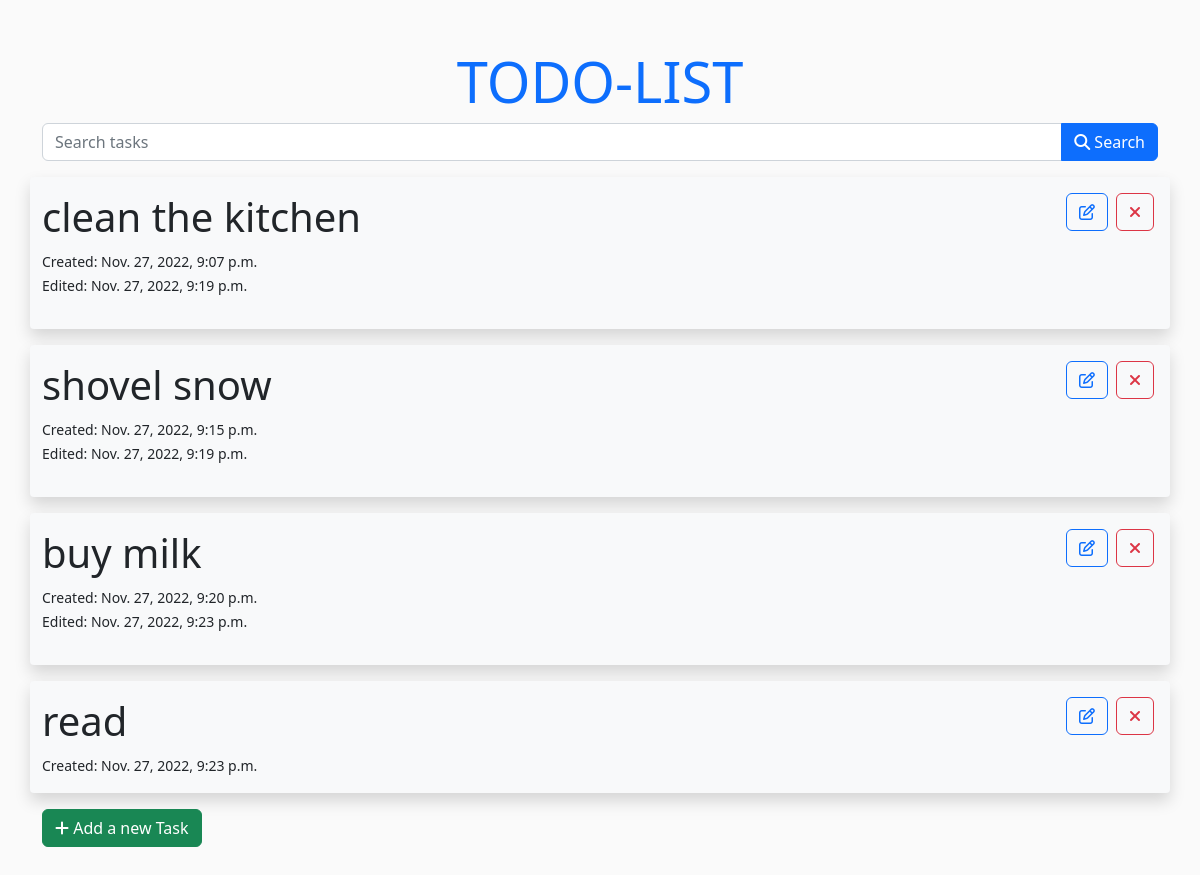
The page / on the database its author committed.
### Todo/models.py (models this page shows)
class Todo(models.Model):
    task = models.CharField(max_length=200)
    created_at = models.DateTimeField(auto_now_add=True, blank=True)
    updated_at = models.DateTimeField(default=timezone.localtime)

### Todo/views.py (the view)
# urls.py: path('', views.showtasks, name="index"),
def showtasks(request):
    if request.method == 'GET':
        search = request.GET.get('search') or ''
        tasks = Todo.objects.filter(task__contains=search)
        context = {'tasks': tasks}
        return render(request, 'index.html', context)
    tasks = Todo.objects.all()
    context = {'tasks': tasks}
    return render(request, 'index.html', context)

### templates/index.html
{% extends "base.html" %}
{% block body %}
    <h4 class="text-center display-4"><a href="{% url 'index' %}">TODO-LIST</a></h4>
    <form action="{% url 'index' %}" method="get">
        <div class="input-group">
                <input type="text" class="form-control" placeholder="Search tasks" aria-label="Recipient's username"
                       aria-describedby="button-addon2" name="search">
                <button class="btn btn-primary" type="submit"><i class="fas fa-search"></i> Search</button>
        </div>
    </form>
    {% for task in tasks %}
        <div class="row bg-light rounded-1 shadow py-3 my-3">
            <div class="col-md-10">
                <h1>{{ task.task }}</h1>
                <small>Created: {{ task.created_at }}</small>
                {% if task.updated_at > task.created_at %}
                 <p><small>Edited: {{ task.updated_at }}</small></p>
                {% endif %}
            </div>
            <div class="col d-flex justify-content-sm-end">
                <a class="mx-1" href="{% url 'update' task.id %}">
                    <button class="btn btn-outline-primary"><i class="fa-regular fa-pen-to-square"></i></button>
                </a>
                <a class="mx-1" href="{% url 'delete' task.id %}">
                    <button class="btn btn-outline-danger"><i class="fa-solid fa-xmark"></i></button>
                </a>
            </div>
        </div>
    {% empty %}
        <h3>No items found with your search term, or there is no todo added yet.</h3>
    {% endfor %}
    <a class="d-flex" href="{% url 'add' %}">
        <button class="btn btn-success"><i class="fa-solid fa-plus"></i> Add a new Task</button>
    </a>
{% endblock %}

### templates/base.html (shortened to what this page needs)
{% load static %}
<!DOCTYPE html>
<html lang="en">
<head>
    <link href="https://cdn.jsdelivr.net/npm/bootstrap@5.2.1/dist/css/bootstrap.min.css" rel="stylesheet"
>
    <link rel="stylesheet" href="{% static 'CSS/styles.css' %}">
    <link rel="stylesheet" href="https://cdnjs.cloudflare.com/ajax/libs/font-awesome/6.2.1/css/all.min.css" />
</head>
<body>
<div class="container container-body justify-content-center my-5">
        {% block body %}
        {% endblock %}
</div>
</body>
</html>

### static/CSS/styles.css (style rules this page uses)
body { background-color: #fafafa; }
a { text-decoration: none; }

### rows shown on the page
Todo: task "clean the kitchen", created_at "Nov. 27, 2022, 9:07 p.m.", updated_at "Nov. 27, 2022, 9:19 p.m."
Todo: task "shovel snow", created_at "Nov. 27, 2022, 9:15 p.m.", updated_at "Nov. 27, 2022, 9:19 p.m."
Todo: task "buy milk", created_at "Nov. 27, 2022, 9:20 p.m.", updated_at "Nov. 27, 2022, 9:23 p.m."
Todo: task "read", created_at "Nov. 27, 2022, 9:23 p.m."
